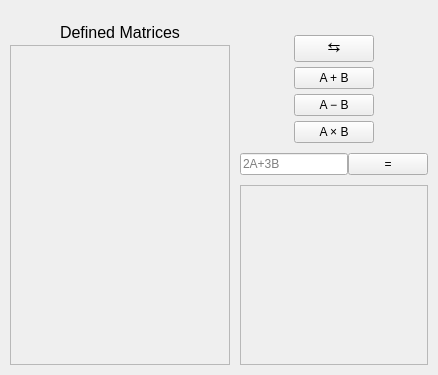
<?xml version="1.0" encoding="UTF-8"?>
<ui version="4.0">
 <class>MainWindow</class>
 <widget class="QMainWindow" name="MainWindow">
  <property name="geometry">
   <rect>
    <x>0</x>
    <y>0</y>
    <width>403</width>
    <height>372</height>
   </rect>
  </property>
  <property name="sizePolicy">
   <sizepolicy hsizetype="Preferred" vsizetype="Preferred">
    <horstretch>0</horstretch>
    <verstretch>0</verstretch>
   </sizepolicy>
  </property>
  <property name="maximumSize">
   <size>
    <width>16777215</width>
    <height>16777215</height>
   </size>
  </property>
  <property name="windowTitle">
   <string>MainWindow</string>
  </property>
  <widget class="QWidget" name="centralwidget">
   <property name="sizePolicy">
    <sizepolicy hsizetype="Preferred" vsizetype="Preferred">
     <horstretch>0</horstretch>
     <verstretch>0</verstretch>
    </sizepolicy>
   </property>
   <property name="maximumSize">
    <size>
     <width>16777215</width>
     <height>16777215</height>
    </size>
   </property>
   <layout class="QHBoxLayout" name="horizontalLayout">
    <property name="spacing">
     <number>10</number>
    </property>
    <property name="leftMargin">
     <number>10</number>
    </property>
    <property name="topMargin">
     <number>10</number>
    </property>
    <property name="rightMargin">
     <number>10</number>
    </property>
    <property name="bottomMargin">
     <number>10</number>
    </property>
    <item>
     <widget class="QWidget" name="zapisaneContainer" native="true">
      <property name="minimumSize">
       <size>
        <width>220</width>
        <height>0</height>
       </size>
      </property>
      <layout class="QVBoxLayout" name="verticalLayout_5">
       <property name="spacing">
        <number>0</number>
       </property>
       <property name="leftMargin">
        <number>0</number>
       </property>
       <property name="topMargin">
        <number>10</number>
       </property>
       <property name="rightMargin">
        <number>0</number>
       </property>
       <property name="bottomMargin">
        <number>0</number>
       </property>
       <item alignment="Qt::AlignmentFlag::AlignHCenter|Qt::AlignmentFlag::AlignTop">
        <widget class="QLabel" name="label">
         <property name="sizePolicy">
          <sizepolicy hsizetype="Expanding" vsizetype="Fixed">
           <horstretch>0</horstretch>
           <verstretch>0</verstretch>
          </sizepolicy>
         </property>
         <property name="minimumSize">
          <size>
           <width>0</width>
           <height>25</height>
          </size>
         </property>
         <property name="font">
          <font>
           <pointsize>12</pointsize>
          </font>
         </property>
         <property name="text">
          <string>Defined Matrices</string>
         </property>
        </widget>
       </item>
       <item>
        <widget class="QScrollArea" name="scrollArea">
         <property name="sizePolicy">
          <sizepolicy hsizetype="Fixed" vsizetype="Expanding">
           <horstretch>0</horstretch>
           <verstretch>0</verstretch>
          </sizepolicy>
         </property>
         <property name="minimumSize">
          <size>
           <width>220</width>
           <height>0</height>
          </size>
         </property>
         <property name="frameShadow">
          <enum>QFrame::Shadow::Sunken</enum>
         </property>
         <property name="lineWidth">
          <number>1</number>
         </property>
         <property name="midLineWidth">
          <number>0</number>
         </property>
         <property name="horizontalScrollBarPolicy">
          <enum>Qt::ScrollBarPolicy::ScrollBarAsNeeded</enum>
         </property>
         <property name="sizeAdjustPolicy">
          <enum>QAbstractScrollArea::SizeAdjustPolicy::AdjustIgnored</enum>
         </property>
         <property name="widgetResizable">
          <bool>true</bool>
         </property>
         <widget class="QWidget" name="zapisane">
          <property name="geometry">
           <rect>
            <x>0</x>
            <y>0</y>
            <width>218</width>
            <height>297</height>
           </rect>
          </property>
          <layout class="QVBoxLayout" name="verticalLayout_4">
           <property name="spacing">
            <number>10</number>
           </property>
           <property name="leftMargin">
            <number>5</number>
           </property>
           <property name="topMargin">
            <number>10</number>
           </property>
           <property name="rightMargin">
            <number>5</number>
           </property>
           <property name="bottomMargin">
            <number>5</number>
           </property>
          </layout>
         </widget>
        </widget>
       </item>
      </layout>
     </widget>
    </item>
    <item>
     <widget class="QWidget" name="glowny" native="true">
      <property name="sizePolicy">
       <sizepolicy hsizetype="Expanding" vsizetype="Preferred">
        <horstretch>0</horstretch>
        <verstretch>0</verstretch>
       </sizepolicy>
      </property>
      <property name="layoutDirection">
       <enum>Qt::LayoutDirection::LeftToRight</enum>
      </property>
      <property name="autoFillBackground">
       <bool>false</bool>
      </property>
      <layout class="QVBoxLayout" name="verticalLayout">
       <property name="spacing">
        <number>10</number>
       </property>
       <property name="sizeConstraint">
        <enum>QLayout::SizeConstraint::SetDefaultConstraint</enum>
       </property>
       <property name="leftMargin">
        <number>0</number>
       </property>
       <property name="topMargin">
        <number>0</number>
       </property>
       <property name="rightMargin">
        <number>0</number>
       </property>
       <property name="bottomMargin">
        <number>0</number>
       </property>
       <item alignment="Qt::AlignmentFlag::AlignHCenter">
        <widget class="QWidget" name="macierze" native="true">
         <property name="sizePolicy">
          <sizepolicy hsizetype="Expanding" vsizetype="Preferred">
           <horstretch>0</horstretch>
           <verstretch>0</verstretch>
          </sizepolicy>
         </property>
         <property name="minimumSize">
          <size>
           <width>0</width>
           <height>0</height>
          </size>
         </property>
         <layout class="QHBoxLayout" name="horizontalLayout_2">
          <property name="spacing">
           <number>30</number>
          </property>
          <property name="leftMargin">
           <number>0</number>
          </property>
          <property name="topMargin">
           <number>5</number>
          </property>
          <property name="rightMargin">
           <number>0</number>
          </property>
          <property name="bottomMargin">
           <number>0</number>
          </property>
          <item alignment="Qt::AlignmentFlag::AlignHCenter|Qt::AlignmentFlag::AlignTop">
           <widget class="QWidget" name="dzialania" native="true">
            <property name="sizePolicy">
             <sizepolicy hsizetype="Fixed" vsizetype="Preferred">
              <horstretch>0</horstretch>
              <verstretch>0</verstretch>
             </sizepolicy>
            </property>
            <layout class="QVBoxLayout" name="verticalLayout_3">
             <property name="spacing">
              <number>5</number>
             </property>
             <property name="leftMargin">
              <number>0</number>
             </property>
             <property name="topMargin">
              <number>20</number>
             </property>
             <property name="rightMargin">
              <number>0</number>
             </property>
             <property name="bottomMargin">
              <number>0</number>
             </property>
             <item>
              <widget class="QPushButton" name="zamiana_btn">
               <property name="sizePolicy">
                <sizepolicy hsizetype="Fixed" vsizetype="Fixed">
                 <horstretch>0</horstretch>
                 <verstretch>0</verstretch>
                </sizepolicy>
               </property>
               <property name="minimumSize">
                <size>
                 <width>0</width>
                 <height>0</height>
                </size>
               </property>
               <property name="font">
                <font>
                 <pointsize>11</pointsize>
                </font>
               </property>
               <property name="text">
                <string>⇆</string>
               </property>
              </widget>
             </item>
             <item>
              <widget class="QPushButton" name="dodawanie_btn">
               <property name="sizePolicy">
                <sizepolicy hsizetype="Fixed" vsizetype="Fixed">
                 <horstretch>0</horstretch>
                 <verstretch>0</verstretch>
                </sizepolicy>
               </property>
               <property name="minimumSize">
                <size>
                 <width>0</width>
                 <height>0</height>
                </size>
               </property>
               <property name="text">
                <string>A + B</string>
               </property>
              </widget>
             </item>
             <item>
              <widget class="QPushButton" name="odejmowanie_btn">
               <property name="sizePolicy">
                <sizepolicy hsizetype="Fixed" vsizetype="Fixed">
                 <horstretch>0</horstretch>
                 <verstretch>0</verstretch>
                </sizepolicy>
               </property>
               <property name="minimumSize">
                <size>
                 <width>0</width>
                 <height>0</height>
                </size>
               </property>
               <property name="text">
                <string>A − B</string>
               </property>
              </widget>
             </item>
             <item>
              <widget class="QPushButton" name="mnozenie_btn">
               <property name="sizePolicy">
                <sizepolicy hsizetype="Fixed" vsizetype="Fixed">
                 <horstretch>0</horstretch>
                 <verstretch>0</verstretch>
                </sizepolicy>
               </property>
               <property name="minimumSize">
                <size>
                 <width>0</width>
                 <height>0</height>
                </size>
               </property>
               <property name="text">
                <string>A × B</string>
               </property>
              </widget>
             </item>
            </layout>
           </widget>
          </item>
         </layout>
        </widget>
       </item>
       <item alignment="Qt::AlignmentFlag::AlignHCenter">
        <widget class="QWidget" name="wyrazenieContainer" native="true">
         <property name="minimumSize">
          <size>
           <width>0</width>
           <height>0</height>
          </size>
         </property>
         <layout class="QHBoxLayout" name="horizontalLayout_3">
          <property name="spacing">
           <number>0</number>
          </property>
          <property name="leftMargin">
           <number>0</number>
          </property>
          <property name="topMargin">
           <number>0</number>
          </property>
          <property name="rightMargin">
           <number>0</number>
          </property>
          <property name="bottomMargin">
           <number>0</number>
          </property>
          <item alignment="Qt::AlignmentFlag::AlignVCenter">
           <widget class="QLineEdit" name="wyrazenie_lne">
            <property name="sizePolicy">
             <sizepolicy hsizetype="Fixed" vsizetype="Fixed">
              <horstretch>0</horstretch>
              <verstretch>0</verstretch>
             </sizepolicy>
            </property>
            <property name="maximumSize">
             <size>
              <width>16777215</width>
              <height>16777215</height>
             </size>
            </property>
            <property name="placeholderText">
             <string>2A+3B</string>
            </property>
           </widget>
          </item>
          <item alignment="Qt::AlignmentFlag::AlignVCenter">
           <widget class="QPushButton" name="evaluate_btn">
            <property name="sizePolicy">
             <sizepolicy hsizetype="Fixed" vsizetype="Fixed">
              <horstretch>0</horstretch>
              <verstretch>0</verstretch>
             </sizepolicy>
            </property>
            <property name="text">
             <string>=</string>
            </property>
           </widget>
          </item>
         </layout>
        </widget>
       </item>
       <item>
        <widget class="QScrollArea" name="scrollArea_2">
         <property name="minimumSize">
          <size>
           <width>0</width>
           <height>180</height>
          </size>
         </property>
         <property name="horizontalScrollBarPolicy">
          <enum>Qt::ScrollBarPolicy::ScrollBarAsNeeded</enum>
         </property>
         <property name="widgetResizable">
          <bool>true</bool>
         </property>
         <widget class="QWidget" name="wyniki">
          <property name="geometry">
           <rect>
            <x>0</x>
            <y>0</y>
            <width>151</width>
            <height>178</height>
           </rect>
          </property>
          <layout class="QVBoxLayout" name="verticalLayout_6">
           <property name="spacing">
            <number>20</number>
           </property>
           <property name="leftMargin">
            <number>10</number>
           </property>
           <property name="topMargin">
            <number>10</number>
           </property>
           <property name="rightMargin">
            <number>10</number>
           </property>
           <property name="bottomMargin">
            <number>10</number>
           </property>
          </layout>
         </widget>
        </widget>
       </item>
      </layout>
     </widget>
    </item>
   </layout>
  </widget>
  <widget class="QMenuBar" name="menubar">
   <property name="geometry">
    <rect>
     <x>0</x>
     <y>0</y>
     <width>403</width>
     <height>18</height>
    </rect>
   </property>
  </widget>
 </widget>
 <resources/>
 <connections/>
</ui>
